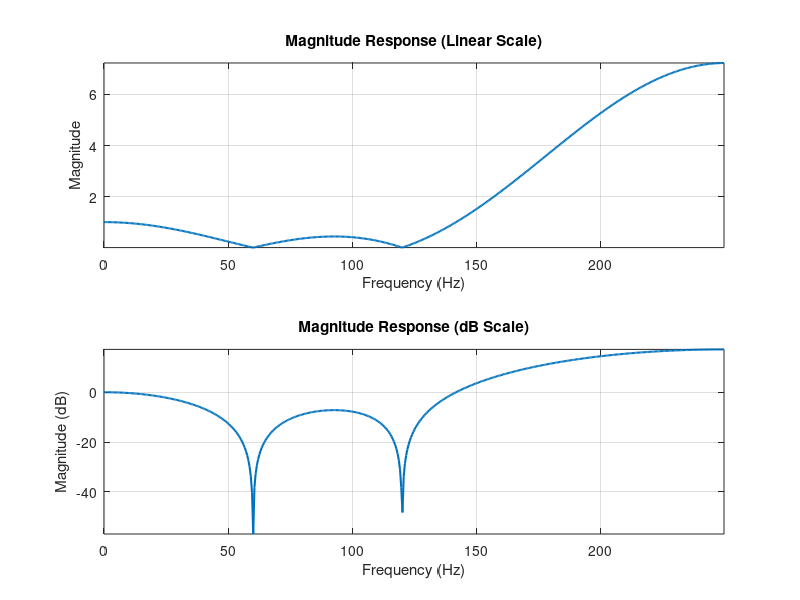

Source code (MATLAB):
fs = 500;
nfft = 1024;

b = [1, -1.5836, 2.1831, -1.5836, 1] / 1.0159;

H_fft = fft(b, nfft);
mag = abs(H_fft(1:nfft/2));       
mag_dB = 20 * log10(mag);        
freq = (0:nfft/2-1) * fs / nfft;  

figure;

subplot(2,1,1);
plot(freq, mag, 'LineWidth', 1.5);
grid on; axis tight;
title('Magnitude Response (Linear Scale)');
xlabel('Frequency (Hz)'); ylabel('Magnitude');

subplot(2,1,2);
plot(freq, mag_dB, 'LineWidth', 1.5);
grid on; axis tight;
title('Magnitude Response (dB Scale)');
xlabel('Frequency (Hz)'); ylabel('Magnitude (dB)');
